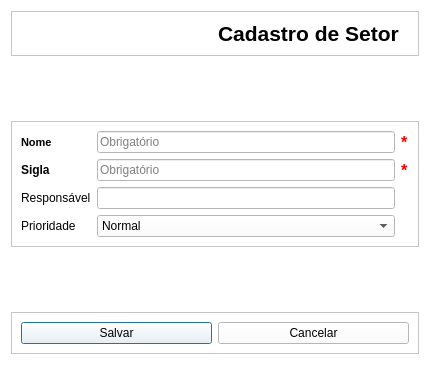
<?xml version="1.0" encoding="UTF-8"?>
<ui version="4.0">
 <class>CadastrodeSetor</class>
 <widget class="QDialog" name="CadastrodeSetor">
  <property name="windowModality">
   <enum>Qt::NonModal</enum>
  </property>
  <property name="geometry">
   <rect>
    <x>0</x>
    <y>0</y>
    <width>430</width>
    <height>365</height>
   </rect>
  </property>
  <property name="acceptDrops">
   <bool>true</bool>
  </property>
  <property name="windowTitle">
   <string>Cadastro de Setor</string>
  </property>
  <property name="styleSheet">
   <string notr="true">background-color: rgb(255, 255, 255);</string>
  </property>
  <layout class="QGridLayout" name="gridLayout_3">
   <item row="0" column="0">
    <layout class="QGridLayout" name="gridLayout">
     <item row="0" column="0">
      <widget class="QFrame" name="frame_4">
       <property name="frameShape">
        <enum>QFrame::StyledPanel</enum>
       </property>
       <property name="frameShadow">
        <enum>QFrame::Raised</enum>
       </property>
       <layout class="QHBoxLayout" name="horizontalLayout">
        <item>
         <widget class="QLabel" name="TX_Foto">
          <property name="sizePolicy">
           <sizepolicy hsizetype="Preferred" vsizetype="Minimum">
            <horstretch>0</horstretch>
            <verstretch>0</verstretch>
           </sizepolicy>
          </property>
          <property name="text">
           <string/>
          </property>
          <property name="pixmap">
           <pixmap>../Arte/globe_internet_world_1568.ico</pixmap>
          </property>
          <property name="scaledContents">
           <bool>false</bool>
          </property>
          <property name="alignment">
           <set>Qt::AlignCenter</set>
          </property>
         </widget>
        </item>
        <item>
         <widget class="QLabel" name="TX_Cadastro">
          <property name="font">
           <font>
            <family>Arial</family>
            <pointsize>16</pointsize>
            <weight>75</weight>
            <bold>true</bold>
           </font>
          </property>
          <property name="text">
           <string>Cadastro de Setor</string>
          </property>
          <property name="alignment">
           <set>Qt::AlignLeading|Qt::AlignLeft|Qt::AlignVCenter</set>
          </property>
         </widget>
        </item>
       </layout>
      </widget>
     </item>
     <item row="4" column="0">
      <widget class="QFrame" name="frame_2">
       <property name="frameShape">
        <enum>QFrame::StyledPanel</enum>
       </property>
       <property name="frameShadow">
        <enum>QFrame::Raised</enum>
       </property>
       <layout class="QHBoxLayout" name="horizontalLayout_2">
        <item>
         <widget class="QPushButton" name="BT_Salvar">
          <property name="text">
           <string>Salvar</string>
          </property>
          <property name="icon">
           <iconset>
            <normaloff>../Arte/check_ok_accept_apply_1582.ico</normaloff>../Arte/check_ok_accept_apply_1582.ico</iconset>
          </property>
         </widget>
        </item>
        <item>
         <widget class="QPushButton" name="BT_Cancelar">
          <property name="text">
           <string>Cancelar</string>
          </property>
          <property name="icon">
           <iconset>
            <normaloff>../Arte/delete_delete_exit_1577.ico</normaloff>../Arte/delete_delete_exit_1577.ico</iconset>
          </property>
         </widget>
        </item>
       </layout>
      </widget>
     </item>
     <item row="2" column="0">
      <widget class="QFrame" name="frame">
       <property name="frameShape">
        <enum>QFrame::StyledPanel</enum>
       </property>
       <property name="frameShadow">
        <enum>QFrame::Raised</enum>
       </property>
       <layout class="QGridLayout" name="gridLayout_2">
        <item row="4" column="1">
         <widget class="QComboBox" name="CP_Prioridade">
          <property name="font">
           <font>
            <family>Arial</family>
           </font>
          </property>
          <property name="focusPolicy">
           <enum>Qt::WheelFocus</enum>
          </property>
          <property name="contextMenuPolicy">
           <enum>Qt::DefaultContextMenu</enum>
          </property>
          <item>
           <property name="text">
            <string>Normal</string>
           </property>
          </item>
          <item>
           <property name="text">
            <string>Baixa</string>
           </property>
          </item>
          <item>
           <property name="text">
            <string>Alta</string>
           </property>
          </item>
          <item>
           <property name="text">
            <string>Urgente</string>
           </property>
          </item>
         </widget>
        </item>
        <item row="1" column="2">
         <widget class="QLabel" name="TX_Nobrigatorio">
          <property name="font">
           <font>
            <family>Arial</family>
            <pointsize>12</pointsize>
            <weight>75</weight>
            <bold>true</bold>
           </font>
          </property>
          <property name="styleSheet">
           <string notr="true">color: rgb(255, 0, 0);</string>
          </property>
          <property name="text">
           <string>*</string>
          </property>
         </widget>
        </item>
        <item row="1" column="1">
         <widget class="QLineEdit" name="CP_Nome">
          <property name="font">
           <font>
            <family>Arial</family>
           </font>
          </property>
          <property name="placeholderText">
           <string>Obrigatório</string>
          </property>
         </widget>
        </item>
        <item row="1" column="0">
         <widget class="QLabel" name="TX_Nome">
          <property name="font">
           <font>
            <family>Arial</family>
            <pointsize>8</pointsize>
            <weight>75</weight>
            <bold>true</bold>
           </font>
          </property>
          <property name="text">
           <string>Nome</string>
          </property>
         </widget>
        </item>
        <item row="3" column="0">
         <widget class="QLabel" name="TX_Responsavel">
          <property name="font">
           <font>
            <family>Arial</family>
            <weight>50</weight>
            <bold>false</bold>
           </font>
          </property>
          <property name="text">
           <string>Responsável</string>
          </property>
         </widget>
        </item>
        <item row="4" column="0">
         <widget class="QLabel" name="TX_Prioridade">
          <property name="font">
           <font>
            <family>Arial</family>
           </font>
          </property>
          <property name="text">
           <string>Prioridade</string>
          </property>
         </widget>
        </item>
        <item row="3" column="1">
         <widget class="QLineEdit" name="CP_Responsavel">
          <property name="font">
           <font>
            <family>Arial</family>
           </font>
          </property>
          <property name="whatsThis">
           <string/>
          </property>
          <property name="text">
           <string/>
          </property>
          <property name="echoMode">
           <enum>QLineEdit::Normal</enum>
          </property>
          <property name="placeholderText">
           <string/>
          </property>
         </widget>
        </item>
        <item row="2" column="1">
         <widget class="QLineEdit" name="CP_Sigla">
          <property name="placeholderText">
           <string>Obrigatório</string>
          </property>
         </widget>
        </item>
        <item row="2" column="0">
         <widget class="QLabel" name="TX_Sigla">
          <property name="font">
           <font>
            <family>Arial</family>
            <weight>75</weight>
            <bold>true</bold>
           </font>
          </property>
          <property name="text">
           <string>Sigla</string>
          </property>
         </widget>
        </item>
        <item row="2" column="2">
         <widget class="QLabel" name="TX_Robrigatorio">
          <property name="font">
           <font>
            <family>Arial</family>
            <pointsize>12</pointsize>
            <weight>75</weight>
            <bold>true</bold>
           </font>
          </property>
          <property name="whatsThis">
           <string>&lt;html&gt;&lt;head/&gt;&lt;body&gt;&lt;p&gt;&lt;br/&gt;&lt;/p&gt;&lt;/body&gt;&lt;/html&gt;</string>
          </property>
          <property name="styleSheet">
           <string notr="true">color: rgb(255, 0, 0);</string>
          </property>
          <property name="text">
           <string>*</string>
          </property>
         </widget>
        </item>
       </layout>
      </widget>
     </item>
     <item row="3" column="0">
      <spacer name="verticalSpacer_2">
       <property name="orientation">
        <enum>Qt::Vertical</enum>
       </property>
       <property name="sizeHint" stdset="0">
        <size>
         <width>20</width>
         <height>40</height>
        </size>
       </property>
      </spacer>
     </item>
     <item row="1" column="0">
      <spacer name="verticalSpacer">
       <property name="orientation">
        <enum>Qt::Vertical</enum>
       </property>
       <property name="sizeHint" stdset="0">
        <size>
         <width>20</width>
         <height>40</height>
        </size>
       </property>
      </spacer>
     </item>
    </layout>
   </item>
  </layout>
 </widget>
 <tabstops>
  <tabstop>CP_Nome</tabstop>
  <tabstop>CP_Sigla</tabstop>
  <tabstop>CP_Responsavel</tabstop>
  <tabstop>CP_Prioridade</tabstop>
  <tabstop>BT_Salvar</tabstop>
  <tabstop>BT_Cancelar</tabstop>
 </tabstops>
 <resources/>
 <connections/>
</ui>
